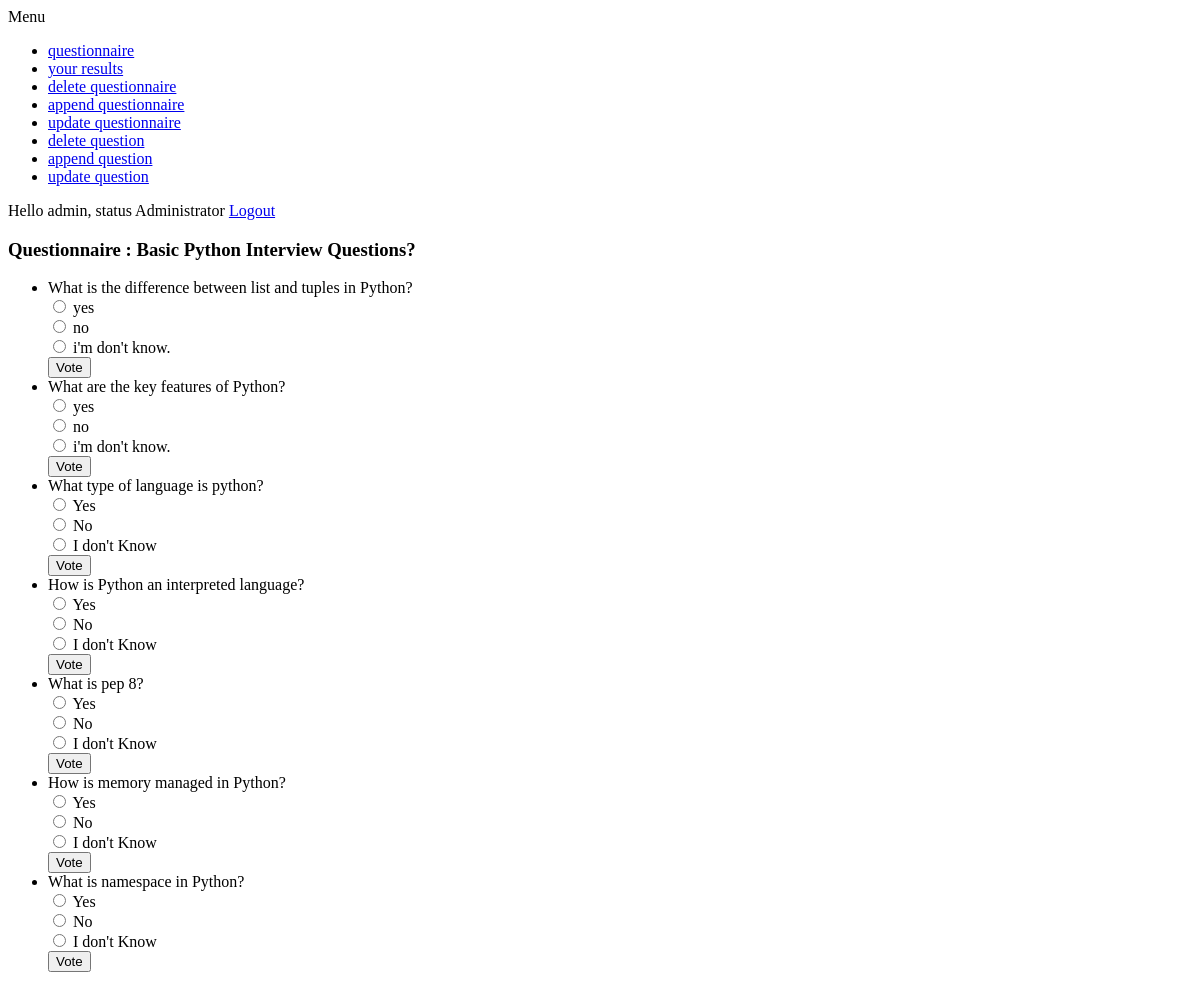
/api/1/ (signed in), run on the app's committed database.
### api/models.py (models this page shows)
class Questionnaire(models.Model):
    questionnaire_name = models.CharField(max_length=100)

class Question(models.Model):
    questionnaire = models.ForeignKey(Questionnaire, on_delete=models.CASCADE)
    question_text = models.CharField(max_length=200)
    pub_date = models.DateTimeField(auto_now_add=True)
    is_active = models.BooleanField(default=True)

class Choice(models.Model):
    ChoiceTYPE = (
        ("YES", "YES"),
        ("NO", "NO"),
        ("IDN", "I dont't know"),
    )
    question = models.ForeignKey(Question, on_delete=models.CASCADE)
    type_q = models.CharField(max_length=3, choices=ChoiceTYPE, default='IDN')
    choice_text = models.CharField(max_length=200)
    votes = models.IntegerField(default=0)

### api/views.py (the view)
# urls.py: path('<int:questionnaire_id>/', QuestionsListView.as_view(), name='questions'),
class QuestionsListView(APIView):
    renderer_classes = [TemplateHTMLRenderer]
    permission_classes = (IsAuthenticated,)
    template_name = 'account/all_questions.html'
    def get(self, request, questionnaire_id):
        q_id = get_object_or_404(Questionnaire, id=questionnaire_id)
        questions = q_id.question_set.filter(is_active=True)
        if len(questions) == 0:
            for q in q_id.question_set.filter(is_active=False):
                q.is_active = True
                q.save()
            return HttpResponseRedirect(reverse('api:questionnaire'))
        return render(request, 'account/all_questions.html', {'q_id': q_id, 'questions': questions})

### templates/account/all_questions.html (shortened to what this page needs)
{% extends "base.html" %}
{% block content %}
<h3>Questionnaire : {{ q_id.questionnaire_name }}</h3>
<ul>
    {% for question in questions %}
    <li>{{ question.question_text }}</li>
    <form action="{% url 'api:vote' q_id.id question.id %}" method="post">
        {% for choice in question.choice_set.all %}
        <input type="radio" name="choice" id="choice{{ forloop.counter }}" value="{{ choice.id}}">
        <label for="choice{{ forloop.counter }}">{{ choice.choice_text }}</label><br>
        {% endfor %}
        <input type="submit" value="Vote">
    </form>
    {% endfor %}
</ul>
{% endblock %}

### templates/base.html (shortened to what this page needs)
{% load staticfiles %}
<!DOCTYPE html>
<html>
<head>
    <link href='{% static "css/base.css" %}' rel="stylesheet">
</head>
<body>
<div id="header">
    <span class="logo">Menu</span>
    {% if request.user.is_authenticated %}
    <ul class="menu">
        <li {% if section == "questionnaire" %}class="selected"{% endif %}>
        <a href="/api/all-questionnaire/">questionnaire</a>
        </li>
        <li {% if section == "results" %}class="selected"{% endif %}>
        <a href="/api/all-results/">your results</a>
        </li>
        {% if request.user.is_staff %}
        <li {% if section == "delete" %}class="selected"{% endif %}>
        <a href="/api/get-questionnaire/">delete questionnaire</a>
        </li>
        <li {% if section == "append" %}class="selected"{% endif %}>
        <a href="/api/append-questionnaire/">append questionnaire</a>
        </li>
        <li {% if section == "update" %}class="selected"{% endif %}>
        <a href="/api/update-questionnaire/">update questionnaire</a>
        </li>
        <li {% if section == "delete_question" %}class="selected"{% endif %}>
        <a href="/api/get-question/">delete question</a>
        </li>
        <li {% if section == "append_question" %}class="selected"{% endif %}>
        <a href="/api/append-question/">append question</a>
        </li>
        <li {% if section == "update_question" %}class="selected"{% endif %}>
        <a href="/api/update-question/">update question</a>
        </li>
        {% endif %}
    </ul>
    {% endif %}
    <span class="user">
        {% if request.user.is_authenticated %}
        Hello {{ user.get_username }},
        {% if request.user.is_staff %}
        status Administrator
        {% endif %}
        <a href='{% url "logout" %}'>Logout</a>
        {% else %}
        <a href='{% url "login" %}'>Log-in</a>
        {% endif %}
    </span>
</div>
<div id="content">
    {% block content %}
    {% endblock %}
</div>
</body>
</html>

### data on the page
Questionnaire: questionnaire_name "Basic Python Interview Questions?"
Question: question_text "What is the difference between list and tuples in Python?"
Choice: choice_text "yes"
Choice: choice_text "no"
Choice: choice_text "i'm don't know."
Question: question_text "What are the key features of Python?"
Choice: choice_text "yes"
Choice: choice_text "no"
Choice: choice_text "i'm don't know."
Question: question_text "What type of language is python?"
Choice: choice_text "Yes"
Choice: choice_text "No"
Choice: choice_text "I don't Know"
Question: question_text "How is Python an interpreted language?"
Choice: choice_text "Yes"
Choice: choice_text "No"
Choice: choice_text "I don't Know"
Question: question_text "What is pep 8?"
Choice: choice_text "Yes"
Choice: choice_text "No"
Choice: choice_text "I don't Know"
Question: question_text "How is memory managed in Python?"
Choice: choice_text "Yes"
Choice: choice_text "No"
Choice: choice_text "I don't Know"
Question: question_text "What is namespace in Python?"
Choice: choice_text "Yes"
Choice: choice_text "No"
Choice: choice_text "I don't Know"

### other printed values
{{ user.get_username }} "admin"
